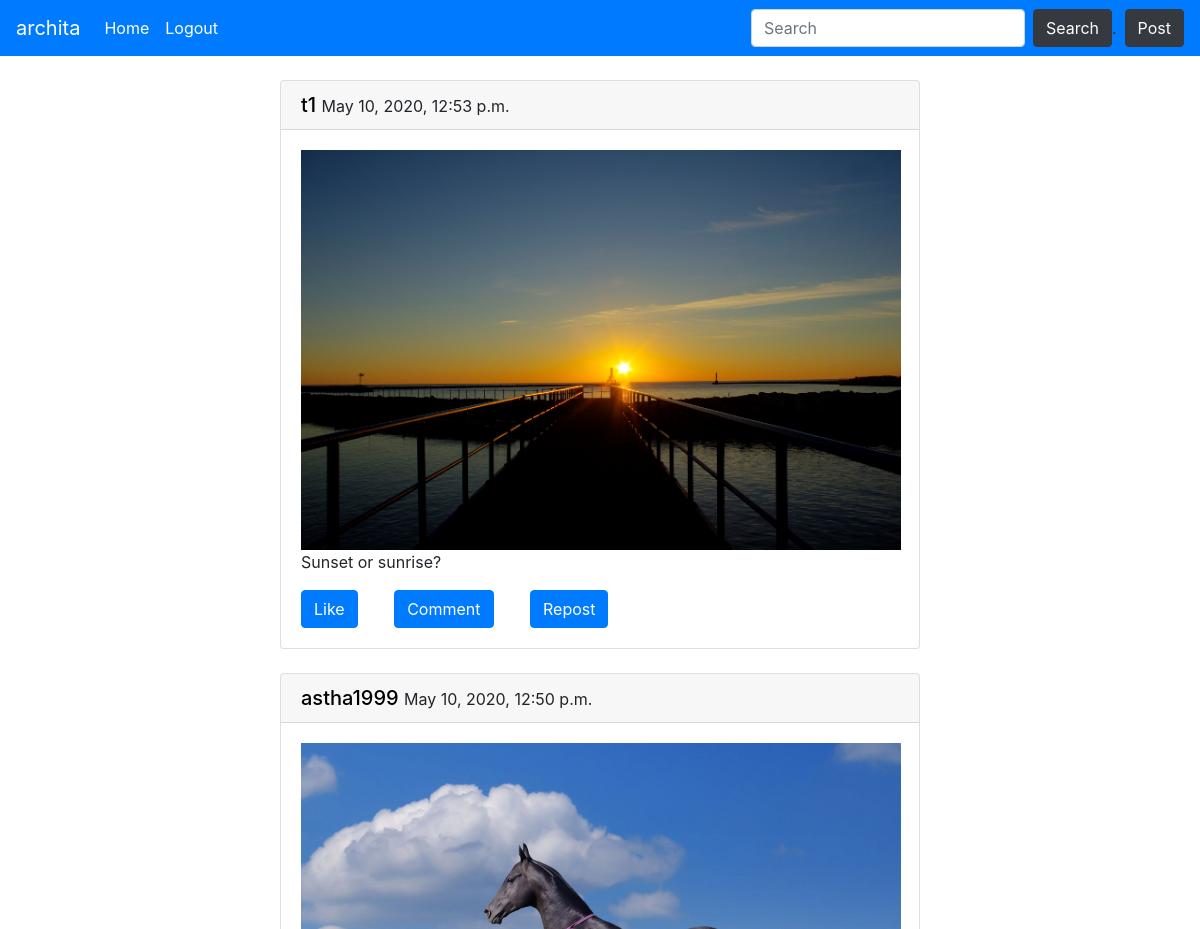
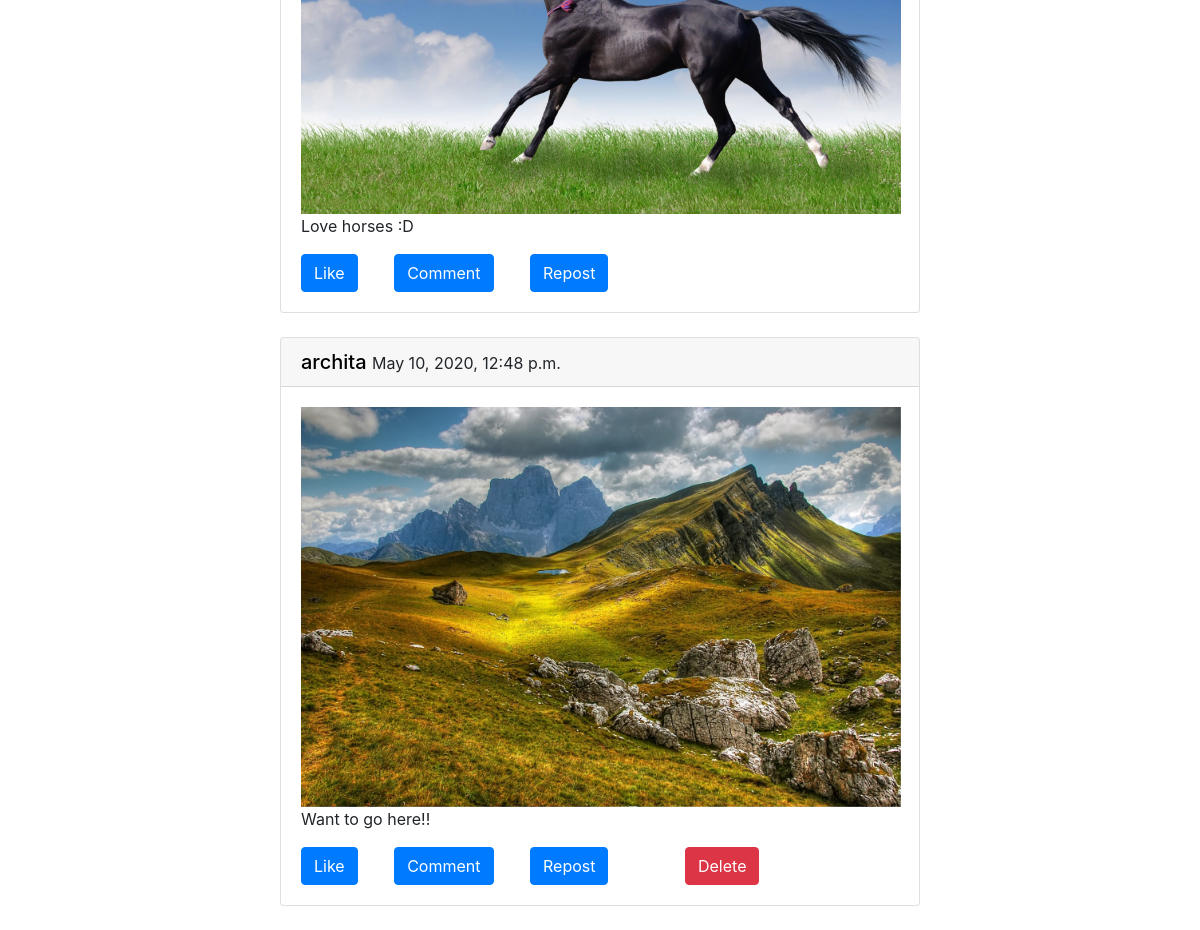
Page /feed/ (signed in) on the committed database (2 pictures, top to bottom).
### userfeed/models.py (models this page shows, shortened)
class Post(models.Model):
    user=models.ForeignKey(User,on_delete=models.CASCADE)       #user who posts th Post
    caption= models.CharField(max_length=200)
    image = models.ImageField(upload_to="Posts")
    date=models.DateTimeField(auto_now_add=True)

### userfeed/views.py (the view)
# urls.py: path('',views.userHome,name="userhome"),
def userHome(request):
    posts = Post.objects.all().order_by('-pk')
    likedPost = []
    for post in posts:
        isLiked=Like.objects.filter(post=post,user=request.user)
        if isLiked:
            likedPost.append(post)
    data = {
        'posts':posts,
        'likedPost':likedPost
    }
    return render(request,'userfeed/userfeed.html',data)

### templates/userfeed/userfeed.html (shortened to what this page needs)
{% extends 'base.html' %}
{% block nav_btnl %}.
<button type="button" class="btn btn-dark my-2 my-sm-0 ml-2" data-toggle="modal" data-target=".bd-post-modal-lg">Post</button>
{% endblock nav_btnl %}
{% block body %}
{% for post in posts %}
<div class="container my-4" id="post-box">
    <div class="card">
        <h5 class="card-header"><a href="{% url 'userprofile' post.user %}" style="color:black;"> {{post.user}} </a><small>{{post.date}}</small></h5>
        <div class="card-body">
            <img src = "{{post.image.url}}" alt="image" id="post_image">
            <p class="card-text">{{post.caption}}</p>
            <button class="btn btn-primary mr-4 like" id="{{post.id}}">
            {% if post in likedPost %}
                <a href="{% url 'likepost' %}" style="color:white;" id="likeText ">Liked</a></button>
            {% else %}
                 <a href="{% url 'likepost' %}" style="color:white;" id="likeText">Like</a></button>
            {% endif %}
            <button class="btn btn-primary mx-2" type="submit">Comment</button>
            <button class="btn btn-primary mx-4" type="submit">Repost</button>
            {% if request.user == post.user %}
                <a class="btn btn-danger ml-5" href="{% url 'delPost' post.id %}">Delete</a>
            {% endif %}
        </div>
    </div>
</div>
{% endfor %}
{% endblock body %}

### templates/base.html (shortened to what this page needs)
<html>
    <head>
        <link rel="stylesheet" href="https://stackpath.bootstrapcdn.com/bootstrap/4.4.1/css/bootstrap.min.css">
    </head>
    <body>
        <nav class="navbar navbar-expand-lg navbar-dark bg-primary">
            {% if request.user.is_authenticated %}
                <a class="navbar-brand" href="{% url 'userprofile' request.user %}">{{request.user}}</a>
            {% else %}
              <a class="navbar-brand" href="#">WebSocial</a>
            {% endif %}
            <div class="collapse navbar-collapse" id="navbarSupportedContent">
                <ul class="navbar-nav mr-auto">
                  {% if request.user.is_authenticated %}
                    <li class="nav-item active">
                      <a class="nav-link" href="/feed">Home <span class="sr-only">(current)</span></a>
                    </li>
                    <li class="nav-item active">
                      <a class="nav-link" href="/logout">Logout <span class="sr-only">(current)</span></a>
                    </li>
                    {% endif %}
                </ul>
                <form class="form-inline my-2 my-lg-0">
                  <input class="form-control mr-sm-2" type="search" placeholder="Search" aria-label="Search">
                  <button class="btn btn-dark my-2 my-sm-0 " type="submit">Search</button>
                </form>
              </div>
              {% block nav_btnl %}
              {% endblock nav_btnl %}
          </nav>
        {% block body %}
        {% endblock body %}
    </body>
</html>

### rows in the picture
Post: user "t1", date "May 10, 2020, 12:53 p.m.", image (picture), caption "Sunset or sunrise?"
Post: user "astha1999", date "May 10, 2020, 12:50 p.m.", image (picture), caption "Love horses :D"
Post: user "archita", date "May 10, 2020, 12:48 p.m.", image (picture), caption "Want to go here!!", shows "Delete"

### other values in the picture
{{ request.user }} "archita"
